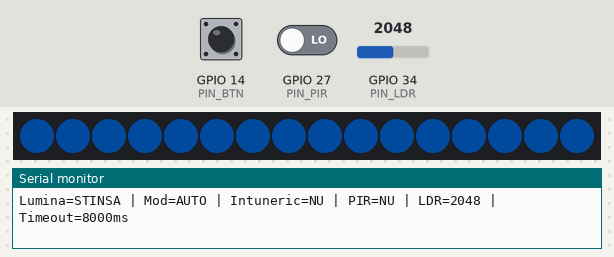
This sketch was run on a simulated ESP32. Shown: 16 RGB LEDs in strip order, left to right, the last lines printed to the serial monitor. The inputs (shaded band) are chosen by the test bench; at power-on: GPIO 14 (PIN_BTN) HIGH, GPIO 27 (PIN_PIR) LOW, GPIO 34 (PIN_LDR) = 2048. Dim RGB values are drawn brighter than linear; WiFi joins after 1.5 s; servers stay silent unless stated; no MQTT or app messages arrive unless stated.

Above: at 2.7 s.
2.8 s: GPIO 14 (PIN_BTN) pulled LOW for 0.15 s
At 4.2 s:
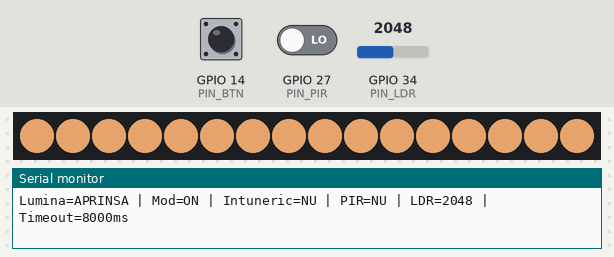
4.8 s: GPIO 14 (PIN_BTN) pulled LOW for 1 s
At 5.66 s:
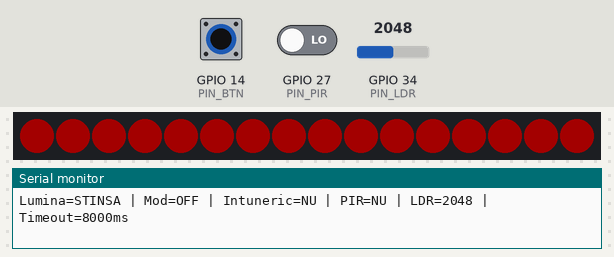
6.4 s: GPIO 27 (PIN_PIR) driven HIGH
At 6.61 s:
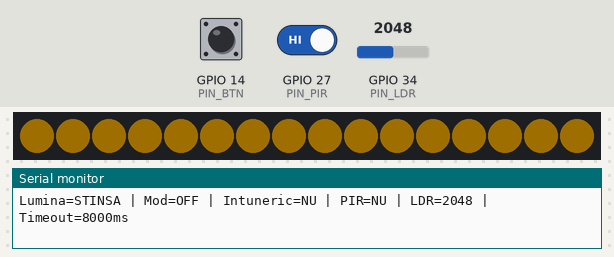
7.9 s: GPIO 34 (PIN_LDR) set to 1827
9.4 s: GPIO 34 (PIN_LDR) set to 1751
12.1 s: GPIO 14 (PIN_BTN) pulled LOW for 0.15 s
At 12.63 s:
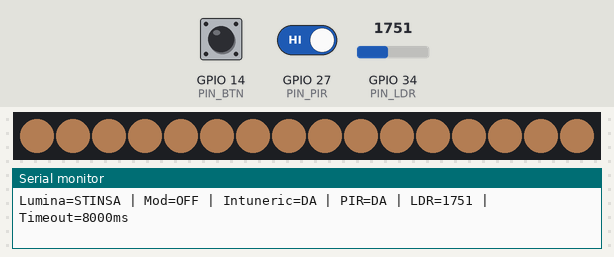
Timing chart, 0 to 13.8 s (numbered marks = the images above; inputs shaded):
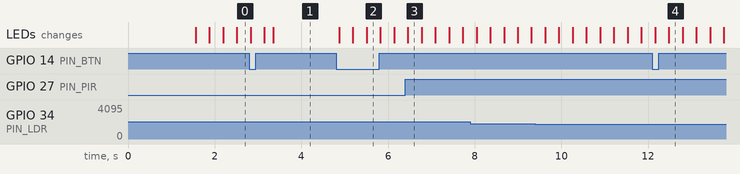

Measured:
- after the input at 2.8 s, the LEDs: first differ from a run without the input after 0.35 s (image 1 shows a later state)
- after the input at 4.8 s, the LEDs: first change after 0.08 s (image 2 shows a later state)
- after the input at 6.4 s, the LEDs: change after 0.06 s (image 3)
- after the input at 12.1 s, the LEDs: first differ from a run without the input after 0.38 s (image 4)

The sketch:

sketch.ino
```cpp
#include <WiFi.h>
#include <PubSubClient.h>
#include <Adafruit_NeoPixel.h>

// PINI
#define PIN_LDR     34
#define PIN_PIR     27
#define PIN_BTN     14
#define PIN_NEOPIX  26
#define NPIXELS     16

// WIFI / MQTT
const char* WIFI_SSID = "Wokwi-GUEST";
const char* WIFI_PASS = "";

const char* MQTT_HOST = "test.mosquitto.org"; // Mosquitto test broker public
const int   MQTT_PORT = 1883;

const char* TOPIC_TELEM  = "casa/lumina/telemetrie";
const char* TOPIC_STATUS = "casa/lumina/status";
const char* TOPIC_CMD    = "casa/lumina/comanda";

// PARAMETRI
int LDR_THRESHOLD_DARK = 1800;           // prag intuneric (0..4095)
unsigned long MOTION_TIMEOUT_MS = 8000;  // mentine lumina aprinsa X ms dupa miscare
unsigned long MOTION_PULSE_MS = 250;     // flash galben scurt la inceput de miscare

int BRIGHTNESS_MANUAL = 180;             // mod ON luminozitate (0..255)
int BRIGHTNESS_MIN_AUTO = 50;
int BRIGHTNESS_MAX_AUTO = 220;

int FADE_STEP = 6;
unsigned long BTN_DEBOUNCE_MS = 60;

// MOD
enum Mode { MODE_AUTO, MODE_ON, MODE_OFF };
Mode mode = MODE_AUTO;

const char* modeToStr(Mode m) {
  if (m == MODE_AUTO) return "AUTO";
  if (m == MODE_ON)   return "ON";
  return "OFF";
}

// STARE
int ldrValue = 0;
bool motionNow = false;
bool prevMotion = false;

unsigned long lastMotionMs = 0;
unsigned long lastMotionPulseMs = 0;

bool lastBtnStable = HIGH;
bool lastBtnReading = HIGH;
unsigned long lastBtnChangeMs = 0;

int currentBrightness = 0;
int targetBrightness  = 0;

// NEOPIXEL
Adafruit_NeoPixel pixels(NPIXELS, PIN_NEOPIX, NEO_GRB + NEO_KHZ800);

// Culori
uint32_t colorWarmWhite() { return pixels.Color(255, 180, 120); } // lumina ambientala
uint32_t colorBlue()      { return pixels.Color(  0, 120, 255); } // AUTO
uint32_t colorGreen()     { return pixels.Color(  0, 255,  60); } // ON (manual activ)
uint32_t colorRed()       { return pixels.Color(255,   0,   0); } // OFF (dezactivat)
uint32_t colorYellow()    { return pixels.Color(255, 180,   0); } // eveniment miscare

WiFiClient espClient;
PubSubClient mqtt(espClient);

// AUXILIARE
int autoBrightnessFromLdr(int ldr) {
  int t = LDR_THRESHOLD_DARK;
  if (ldr >= t) return BRIGHTNESS_MIN_AUTO;
  if (ldr <= 200) return BRIGHTNESS_MAX_AUTO;

  long b = BRIGHTNESS_MAX_AUTO
          - ((long)(ldr - 200) * (BRIGHTNESS_MAX_AUTO - BRIGHTNESS_MIN_AUTO)) / (t - 200);

  if (b < BRIGHTNESS_MIN_AUTO) b = BRIGHTNESS_MIN_AUTO;
  if (b > BRIGHTNESS_MAX_AUTO) b = BRIGHTNESS_MAX_AUTO;
  return (int)b;
}

void setAllPixels(uint32_t c) {
  for (int i = 0; i < NPIXELS; i++) pixels.setPixelColor(i, c);
  pixels.show();
}

// SENZORI
void readSensors() {
  ldrValue = analogRead(PIN_LDR);

  bool motionReading = (digitalRead(PIN_PIR) == HIGH);
  motionNow = motionReading;

  // LOW -> HIGH = inceput miscare (declanseaza o singura data flash-ul)
  if (!prevMotion && motionReading) {
    lastMotionPulseMs = millis();
    lastMotionMs = millis(); // pornim timer-ul
  }

  // daca miscarea ramane crescuta, timerul se "reincarca"
  // ca sa tina lumina aprinsa cat timp e miscare si apoi inca MOTION_TIMEOUT_MS dupa.
  if (motionReading) {
    lastMotionMs = millis();
  }

  prevMotion = motionReading;
}

void handleButton() {
  bool reading = digitalRead(PIN_BTN);

  if (reading != lastBtnReading) {
    lastBtnReading = reading;
    lastBtnChangeMs = millis();
  }

  if (millis() - lastBtnChangeMs > BTN_DEBOUNCE_MS) {
    if (lastBtnStable == HIGH && reading == LOW) {
      // apasare: AUTO -> ON -> OFF -> AUTO
      if (mode == MODE_AUTO) mode = MODE_ON;
      else if (mode == MODE_ON) mode = MODE_OFF;
      else mode = MODE_AUTO;
    }
    lastBtnStable = reading;
  }
}

// DECIZIE
bool computeLightOn() {
  bool esteIntuneric = (ldrValue < LDR_THRESHOLD_DARK);
  bool miscareRecenta = (millis() - lastMotionMs) < MOTION_TIMEOUT_MS;

  if (mode == MODE_ON) return true;
  if (mode == MODE_OFF) return false;

  // AUTO: aprinde doar daca e intuneric + miscare recenta
  return (esteIntuneric && miscareRecenta);
}

// VIZUAL
void updateVisuals(bool lightOn) {
  bool pulse = (millis() - lastMotionPulseMs) < MOTION_PULSE_MS;

  // Target luminozitate
  if (lightOn) {
    if (mode == MODE_AUTO) targetBrightness = autoBrightnessFromLdr(ldrValue);
    else targetBrightness = BRIGHTNESS_MANUAL;
  } else {
    targetBrightness = 35; // mod indicator dim cand lampa e stinsa
  }

  if (currentBrightness < targetBrightness) currentBrightness += FADE_STEP;
  else if (currentBrightness > targetBrightness) currentBrightness -= FADE_STEP;

  if (currentBrightness < 0) currentBrightness = 0;
  if (currentBrightness > 255) currentBrightness = 255;

  pixels.setBrightness(currentBrightness);

  // Mod color (cand e OFF)
  uint32_t modeColor = colorBlue();
  if (mode == MODE_ON) modeColor = colorGreen();
  else if (mode == MODE_OFF) modeColor = colorRed();

  if (pulse) {
    for (int i = 0; i < NPIXELS; i++) pixels.setPixelColor(i, colorYellow());
  } else {
    if (lightOn) {
      for (int i = 0; i < NPIXELS; i++) pixels.setPixelColor(i, colorWarmWhite());
    } else {
      for (int i = 0; i < NPIXELS; i++) pixels.setPixelColor(i, modeColor);
    }
  }

  pixels.show();
}

// MQTT conectare
void mqttCallback(char* topic, byte* payload, unsigned int length) {
  String msg;
  msg.reserve(length);
  for (unsigned int i = 0; i < length; i++) msg += (char)payload[i];
  msg.trim();

  // Accept:
  // {"mode":"AUTO"} / {"mode":"ON"} / {"mode":"OFF"}
  // {"timeout":8000}  (ms)
  // {"prag":1800}     (LDR threshold)
  if (msg.indexOf("\"mode\"") >= 0) {
    if (msg.indexOf("AUTO") >= 0) mode = MODE_AUTO;
    else if (msg.indexOf("ON") >= 0) mode = MODE_ON;
    else if (msg.indexOf("OFF") >= 0) mode = MODE_OFF;
  }

  int tPos = msg.indexOf("\"timeout\"");
  if (tPos >= 0) {
    int colon = msg.indexOf(':', tPos);
    if (colon >= 0) {
      unsigned long v = (unsigned long) msg.substring(colon + 1).toInt();
      if (v >= 1000 && v <= 300000) MOTION_TIMEOUT_MS = v; // 1s..5min
    }
  }

  int pPos = msg.indexOf("\"prag\"");
  if (pPos >= 0) {
    int colon = msg.indexOf(':', pPos);
    if (colon >= 0) {
      int v = msg.substring(colon + 1).toInt();
      if (v >= 0 && v <= 4095) LDR_THRESHOLD_DARK = v;
    }
  }

  // Status actualizat
  String status = String("{\"mod\":\"") + modeToStr(mode) +
                  String("\",\"prag\":") + LDR_THRESHOLD_DARK +
                  String(",\"timeout_ms\":") + MOTION_TIMEOUT_MS + String("}");
  mqtt.publish(TOPIC_STATUS, status.c_str(), true);
}

void connectWiFi() {
  WiFi.mode(WIFI_STA);
  WiFi.begin(WIFI_SSID, WIFI_PASS);
  Serial.print("Conectare WiFi");
  while (WiFi.status() != WL_CONNECTED) {
    delay(300);
    Serial.print(".");
  }
  Serial.println("\nWiFi conectat.");
}

void connectMqtt() {
  mqtt.setServer(MQTT_HOST, MQTT_PORT);
  mqtt.setCallback(mqttCallback);

  Serial.print("Conectare MQTT la broker Mosquitto public (test.mosquitto.org)...");
  while (!mqtt.connected()) {
    String clientId = String("esp32-lumina-") + String((uint32_t)ESP.getEfuseMac(), HEX);
    if (mqtt.connect(clientId.c_str())) {
      Serial.println(" OK");
      mqtt.subscribe(TOPIC_CMD);

      // status initial pastrat
      String status = String("{\"mod\":\"") + modeToStr(mode) +
                      String("\",\"prag\":") + LDR_THRESHOLD_DARK +
                      String(",\"timeout_ms\":") + MOTION_TIMEOUT_MS + String("}");
      mqtt.publish(TOPIC_STATUS, status.c_str(), true);
    } else {
      Serial.print(" esec, retry in 1s. Cod=");
      Serial.println(mqtt.state());
      delay(1000);
    }
  }
}

// TELEMETRIE
void publishTelemetry(bool lightOn) {
  // JSON simplu pentru DB ulterior
  String telem = "{";
  telem += "\"ldr\":" + String(ldrValue) + ",";
  telem += "\"pir\":" + String(motionNow ? 1 : 0) + ",";
  telem += "\"intuneric\":" + String((ldrValue < LDR_THRESHOLD_DARK) ? 1 : 0) + ",";
  telem += "\"mod\":\"" + String(modeToStr(mode)) + "\",";
  telem += "\"lampa\":\"" + String(lightOn ? "APRINSA" : "STINSA") + "\",";
  telem += "\"timeout_ms\":" + String(MOTION_TIMEOUT_MS);
  telem += "}";

  mqtt.publish(TOPIC_TELEM, telem.c_str(), false);
}

// SETUP / LOOP
void setup() {
  Serial.begin(115200);

  pinMode(PIN_PIR, INPUT);
  pinMode(PIN_BTN, INPUT_PULLUP);

  pixels.begin();
  pixels.clear();
  pixels.show();

  connectWiFi();
  connectMqtt();

  Serial.println("Sistem iluminat inteligent pornit.");
  Serial.println("Buton: AUTO -> ON -> OFF. MQTT comenzi pe casa/lumina/comanda");
}

void loop() {
  if (!mqtt.connected()) connectMqtt();
  mqtt.loop();

  readSensors();
  handleButton();

  bool lightOn = computeLightOn();
  updateVisuals(lightOn);

  static unsigned long lastPrint = 0;
  static unsigned long lastTelem = 0;

  if (millis() - lastPrint > 1000) {
    lastPrint = millis();
    bool esteIntuneric = (ldrValue < LDR_THRESHOLD_DARK);

    Serial.printf("Lumina=%s | Mod=%s | Intuneric=%s | PIR=%s | LDR=%d | Timeout=%lums\n",
                  lightOn ? "APRINSA" : "STINSA",
                  modeToStr(mode),
                  esteIntuneric ? "DA" : "NU",
                  motionNow ? "DA" : "NU",
                  ldrValue,
                  MOTION_TIMEOUT_MS);
  }

  if (millis() - lastTelem > 3000) {
    lastTelem = millis();
    publishTelemetry(lightOn);
  }

  delay(20);
}
```
